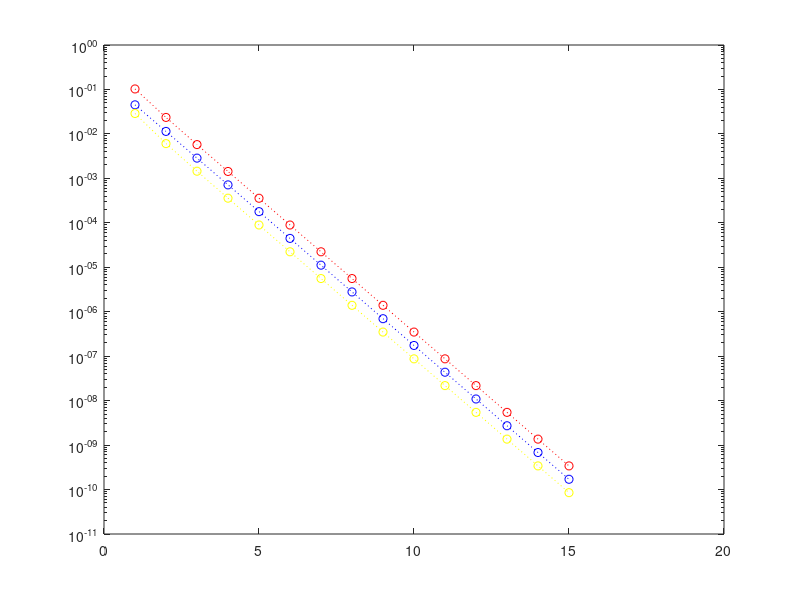

MATLAB code to generate this figure:
clc
N=15;
a=zeros(1,N);
b=zeros(1,N);
a(1)=2*sqrt(3);
b(1)=3;
for n=2:N
    a(1,n)=  2*a(1,n-1)*b(1,n-1) / (a(1,n-1)+b(1,n-1));
    b(1,n)= sqrt( a(1,n) * b(1,n-1) );
end

c=(a+b)./2;
ErrorRelativoA=abs(pi-a)./abs(pi);
ErrorRelativoB=abs(pi-b)./abs(pi);
ErrorRelativoC=abs(pi-c)./abs(pi);
semilogy (ErrorRelativoA,'ro:'); hold on;
semilogy (ErrorRelativoB,'bo:');
semilogy (ErrorRelativoC,'yo:');hold off;


